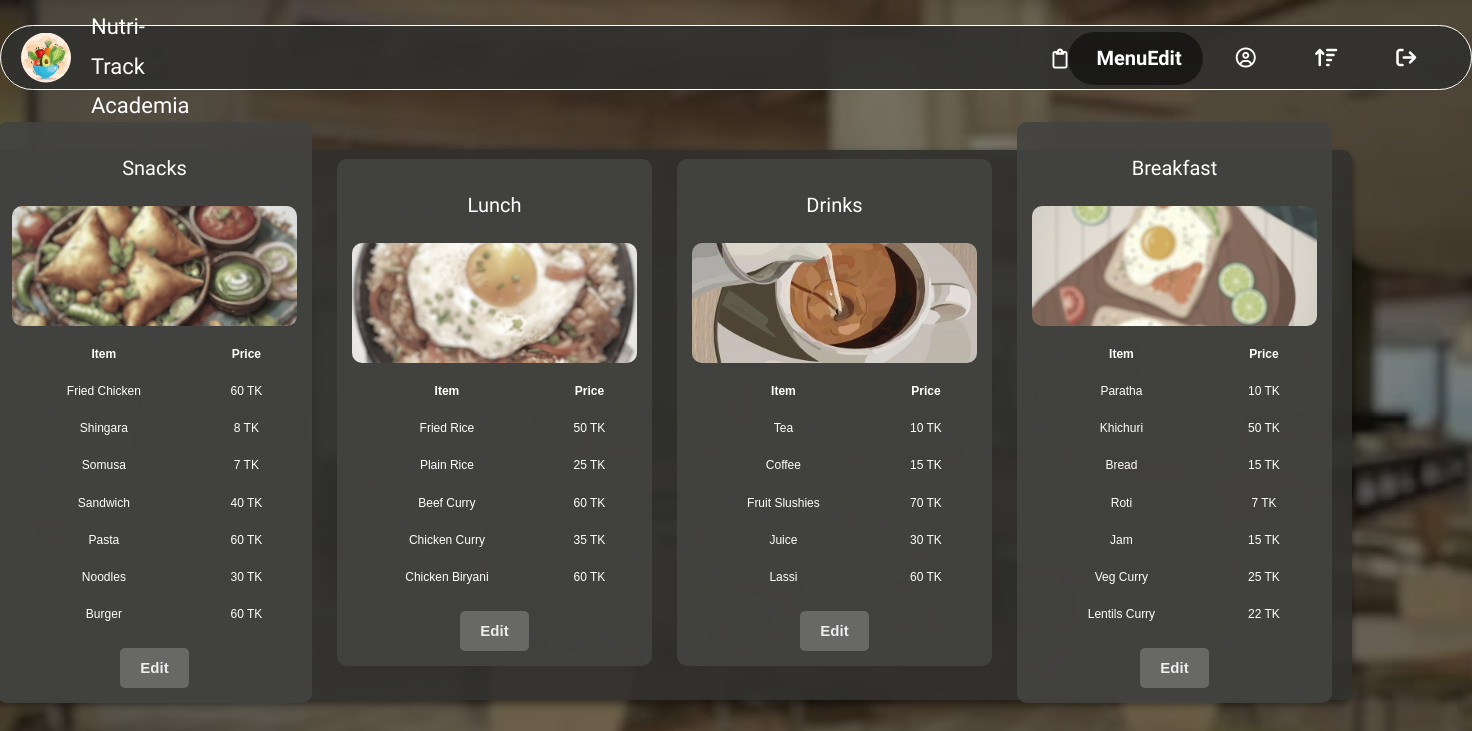
The page /nutri_track/meal_menu_editing.php (signed in) on the database its author committed.
### tables this page shows
CREATE TABLE `snacks` (
  `serial_no` int(11) NOT NULL,
  `item_id` varchar(3) NOT NULL,
  `item_name` varchar(25) NOT NULL,
  `item_price` int(11) NOT NULL
);

CREATE TABLE `lunch` (
  `serial_no` int(11) NOT NULL,
  `item_id` varchar(3) NOT NULL,
  `item_name` varchar(25) NOT NULL,
  `item_price` int(11) NOT NULL
);

CREATE TABLE `drinks` (
  `serial_no` int(11) NOT NULL,
  `item_id` varchar(3) NOT NULL,
  `item_name` varchar(15) NOT NULL,
  `item_price` int(11) NOT NULL
);

CREATE TABLE `breakfast` (
  `serial_no.` int(11) NOT NULL,
  `item_id` varchar(3) NOT NULL,
  `item_name` varchar(15) NOT NULL,
  `item_price` int(11) NOT NULL
);

### nutri_track/meal_menu_editing.php (the view, shortened to what this page needs)
<?php
include 'db_connection.php';
$breakfastMenu = mysqli_query($connection, "SELECT * FROM breakfast");
$snacksMenu = mysqli_query($connection, "SELECT * FROM snacks");
$lunchMenu = mysqli_query($connection, "SELECT * FROM lunch");
$drinksMenu = mysqli_query($connection, "SELECT * FROM drinks");
?>
<!DOCTYPE html>
<html lang="en">
  <head>
    <link rel="stylesheet" href="https://maxcdn.bootstrapcdn.com/bootstrap/3.4.1/css/bootstrap.min.css">
    <link rel="stylesheet" href="https://cdnjs.cloudflare.com/ajax/libs/font-awesome/6.2.1/css/all.min.css"/>
  </head>
  <body>
    <nav class="navbar">
        <img id="ntac_logo" src="images/ntac_logo.jpeg">
        <h1><a href="home.php">Nutri-Track Academia</a></h1>
    <div class="icon-section">
      <ul class="navbar-icons">
        <li class="navbar-icon active">
        <i class="fa-regular fa-clipboard"></i>
        <a href="#" class="btn btn-dark"><span>MenuEdit</span></a>
        </li>
        <li class="navbar-icon">
          <i class="fa-regular fa-circle-user"></i>
          <a href="update_admin.php" class="btn btn-dark"><span>Profile</span></a>
        </li>
        <li class="navbar-icon">
        <i class="fa-solid fa-arrow-up-wide-short"></i>
        <a href="order_list.php" class="btn btn-dark"><span>OrderList</span></a>
        </li>
        <li class="navbar-icon">
        <i class="fa-solid fa-arrow-right-from-bracket"></i>
        <a href="admin_logout.php" class="btn btn-dark"><span>Logout</span></a>
        </li>
      </ul>
      </div>
    </nav>
    <div id="menu-container">
      <div class="menu-item" id="snacks_menu">
          <h3>Snacks</h3><br>
          <img src="images/snacks_0.jpg" alt="Snacks" class="menu-image">
          <table class="menu-table">
              <tr>
                  <th>Item</th>
                  <th>Price</th>
              </tr>
              <?php while ($row = mysqli_fetch_array($snacksMenu)) { ?>
                  <tr>
                      <td><?php echo $row['item_name']; ?></td>
                      <td><?php echo $row['item_price']; ?> TK</td>
                  </tr>
              <?php } ?>
          </table>
          <br>
           <div id="edit-button-container" class="mt-4">
           <a href="edit_menu.php?menu=snacks" class="btn btn-dark btn-lg" id="edit_button">Edit</a>
          </div>
      </div>
       <div class="menu-item" id="lunch_menu">
          <h3>Lunch</h3><br>
          <img src="images/lunch_0.jpg" alt="Lunch" class="menu-image">
          <table class="menu-table">
              <tr>
                  <th>Item</th>
                  <th>Price</th>
              </tr>
              <?php while ($row = mysqli_fetch_array($lunchMenu)) { ?>
                  <tr>
                      <td><?php echo $row['item_name']; ?></td>
                      <td><?php echo $row['item_price']; ?> TK</td>
                  </tr>
              <?php } ?>
          </table>
          <br>
           <div id="edit-button-container" class="mt-4">
           <a href="edit_menu.php?menu=lunch" class="btn btn-dark btn-lg"  id="edit_button">Edit</a>
          </div>
      </div>
      <div class="menu-item" id="drinks_menu">
          <h3>Drinks</h3><br>
          <img src="images/drinks_0.png" alt="Drinks" class="menu-image">
          <table class="menu-table">
              <tr>
                  <th>Item</th>
                  <th>Price</th>
              </tr>
              <?php while ($row = mysqli_fetch_array($drinksMenu)) { ?>
                  <tr>
                      <td><?php echo $row['item_name']; ?></td>
                      <td><?php echo $row['item_price']; ?> TK</td>
                  </tr>
              <?php } ?>
          </table>
          <br>
           <div id="edit-button-container" class="mt-4">
           <a href="edit_menu.php?menu=drinks" class="btn btn-dark btn-lg"  id="edit_button">Edit</a>
          </div>
      </div>
       <div class="menu-item" id="breakfast_menu">
          <h3>Breakfast</h3><br>
          <img src="images/breakfast_0.jpg" alt="Breakfast" class="menu-image">
          <table class="menu-table">
              <tr>
                  <th>Item</th>
                  <th>Price</th>
              </tr>
              <?php while ($row = mysqli_fetch_array($breakfastMenu)) { ?>
                  <tr>
                      <td><?php echo $row['item_name']; ?></td>
                      <td><?php echo $row['item_price']; ?> TK</td>
                  </tr>
              <?php } ?>
          </table>
          <br>
           <div id="edit-button-container" class="mt-4">
           <a href="edit_menu.php?menu=breakfast" class="btn btn-dark btn-lg"  id="edit_button">Edit</a>
          </div>
      </div>
  </div>
  </body>
</html>

### nutri_track/meal_menu_editing.php (style rules this page uses)
:root { --white: #ffffff; --black: #000000; --green: white; --green-light-opacity: rgba(0, 0, 0, 0.5); }
* { margin: 0; padding: 0; outline: none; list-style-type: none; box-sizing: border-box; font-family: Arial, sans-serif; }
html, body { font-size: 62.5%; ; }
body { display: flex; position: relative; height: 100%; width: 100%; background-image: linear-gradient(rgba(0, 0, 0, 0.5), rgba(0, 0, 0, 0.5)), url('images/nice 4.jpg'); }
.navbar { display: flex; align-items: center; height: 6.5rem; padding: 1rem; margin-top: 25px; width: 100%; background-color: rgba(48, 48, 46, 0.9); border: 1px solid var(--white); border-radius: 50px; box-shadow: var(--shadow-black); font-family: "Sofia", sans-serif; }
.navbar-icons { flex: 1; display: flex; align-items: center; justify-content: space-around; }
.navbar-icon { flex: 20%; display: flex; align-items: center; justify-content: space-evenly; text-decoration: none; cursor: pointer; border-radius: 35px; padding: 1.1rem 2rem 1.1rem 1.3rem; color: white; }
.navbar-icon i { font-size: 2rem; color: var(--green-dark); }
.navbar-icon a span { opacity: 0; font-size: 1.5rem; font-weight: 600; color: var(--green); margin-left: -12rem; transition: opacity 0.1s ease, margin-left 0.5s ease; font-family: "Sofia", sans-serif; }
.active.navbar-icon a { display: flex; align-items: center; border-radius: 35px; width: auto; background-color: var(--green-light-opacity); padding: 1.1rem 2rem 1.1rem 1.3rem; }
.active.navbar-icon i { color: var(--green); }
.active.navbar-icon span { opacity: 1; font-size: 20px; margin-left: 1.5rem; font-family: "Sofia", sans-serif; }
#ntac_logo { height: 50px; width:50px; clip-path: circle(); margin-right: 20px; margin-left: 10px; }
.navbar h1 a { font-size: 22px; font-family: "Sofia", sans-serif; color:#ffffff; }
.icon-section { margin-left:850px; width:500px; margin-bottom: -12px; }
#menu-container { display: flex; justify-content: space-around; align-items: center; width: 1400px; height: 550px; background: rgba(48, 48, 46, 0.9); padding: 20px; border-radius: 10px; box-shadow: 0 4px 8px rgba(0, 0, 0, 0.5); margin-top: 150px; margin-left: -1520px; }
.menu-item { width: 25%; height: auto; background: rgba(67, 67, 65, 0.9); border-radius: 10px; display: flex; flex-direction: column; align-items: center; padding: 15px; transition: all 0.5s ease-in-out; font-size: 12px; font-family: Arial, sans-serif; margin: 0 0 25px 25px; }
.menu-item h3 { color: white; font-family: "Sofia", sans-serif; font-size: 20px; }
.menu-table { width: 100%; margin-top: 10px; color: white; }
.menu-table th, .menu-table td { padding: 10px; text-align: center; }
.menu-image { width: 100%; height: 120px; max-height: 200px; object-fit: cover; border-radius: 10px; }
#edit_button { margin-top: -2px; padding: 10px 20px; background-color: #686867; color: #ececec; border: none; border-radius: 5px; cursor: pointer; font-weight: bold; font-size: 15px; }

### rows shown on the page
snacks: item_name "Fried Chicken", item_price "60"
snacks: item_name "Shingara", item_price "8"
snacks: item_name "Somusa", item_price "7"
snacks: item_name "Sandwich", item_price "40"
snacks: item_name "Pasta", item_price "60"
snacks: item_name "Noodles", item_price "30"
snacks: item_name "Burger", item_price "60"
lunch: item_name "Fried Rice", item_price "50"
lunch: item_name "Plain Rice", item_price "25"
lunch: item_name "Beef Curry", item_price "60"
lunch: item_name "Chicken Curry", item_price "35"
lunch: item_name "Chicken Biryani", item_price "60"
drinks: item_name "Tea", item_price "10"
drinks: item_name "Coffee", item_price "15"
drinks: item_name "Fruit Slushies", item_price "70"
drinks: item_name "Juice", item_price "30"
drinks: item_name "Lassi", item_price "60"
breakfast: item_name "Paratha", item_price "10"
breakfast: item_name "Khichuri", item_price "50"
breakfast: item_name "Bread", item_price "15"
breakfast: item_name "Roti", item_price "7"
breakfast: item_name "Jam", item_price "15"
breakfast: item_name "Veg Curry", item_price "25"
breakfast: item_name "Lentils Curry", item_price "22"
